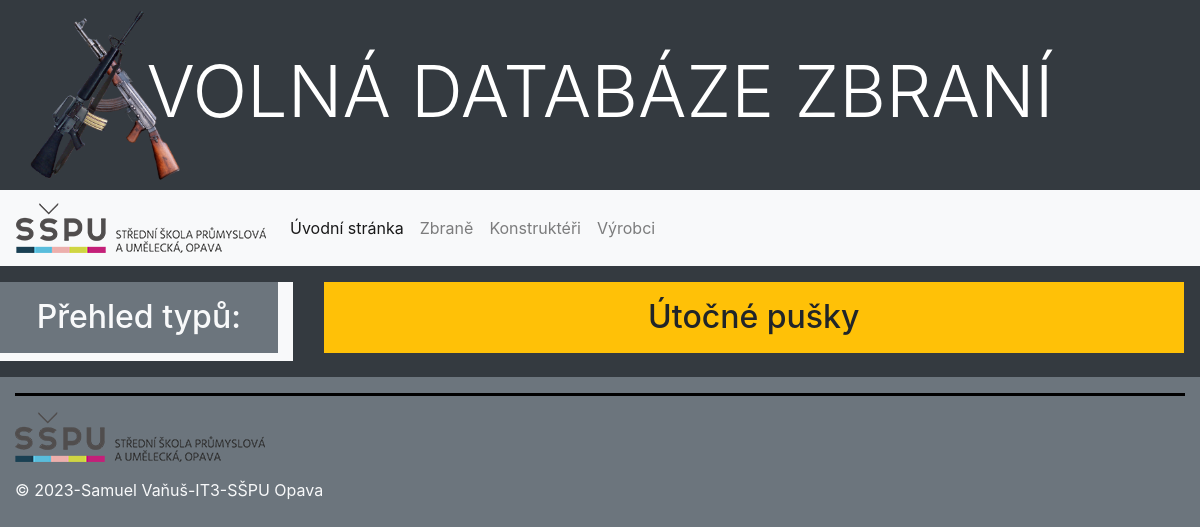
/guns/, run on an earlier commit of the app's database.
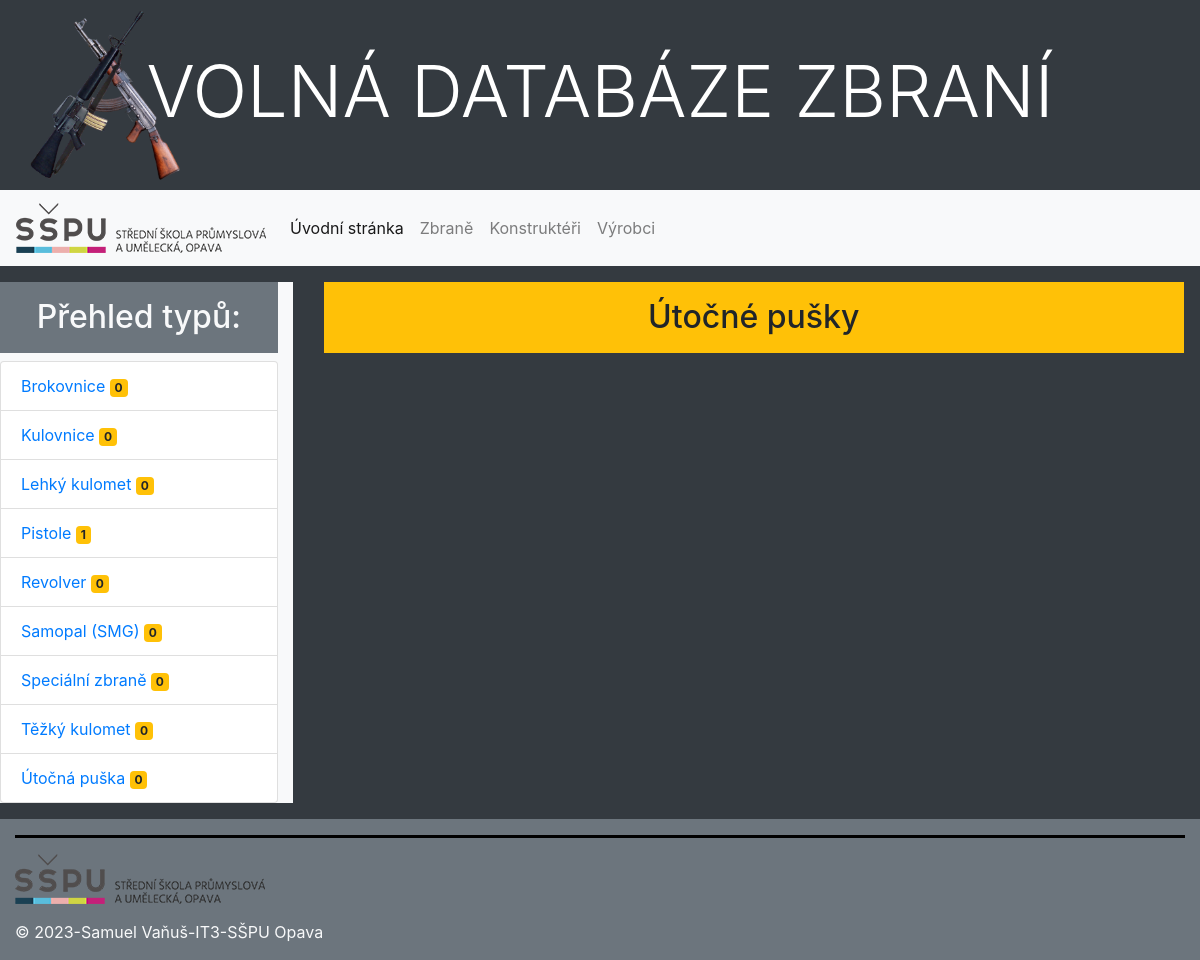
And on a later commit of the database.
### guns/models.py (models this page shows, shortened)
class Type(models.Model):
    name = models.CharField(max_length=50, unique=True, verbose_name="Označení typu",
                            help_text="Zadejte název typu")
    description = models.TextField(max_length=300, blank=True, null=True, verbose_name="Popis a charakteristika typu")
    class Meta:
        ordering = ["name"]

### guns/views.py (the view)
# urls.py: path('', views.index, name='index'),
def index(request):
    num_guns = Gun.objects.all().count()
    typ = 'Útočné pušky'
    context = {
        'nadpis': typ,
        'num_guns': num_guns,
        'guns': Gun.objects.order_by('name').filter(type__name=typ),
        'types': Type.objects.all()
    }
    return render(request, 'index.html', context=context)

### guns/templates/index.html (shortened to what this page needs)
{% extends "base.html" %}
{% block content %}
<div class="row">
    <div class="col-lg-3 bg-light mt-3 mb-3 mh-100">
        <h2 class="bg-secondary text-light text-center p-3">Přehled typů:</h2>
        <ul class="list-group">
            {% for type in types %}
            {% if type.name == nadpis %}
            <li class="list-group-item active bg-warning">{{ type.name }}
                <span class="badge badge-warning">{{ type.gun_set.count }}</span></li>
            {% else %}
            <li class="list-group-item"><a href="#">{{ type.name }}</a>
                <span class="badge badge-warning">{{ type.gun_set.count }}</span></li>
            {% endif %}
            {% endfor %}
        </ul>
    </div>
    <div class="container col-lg-9">
        <div class="m-3">
            <h2 class="text-center bg-warning p-3">{{ nadpis }}</h2>
        </div>
    </div>
</div>
{% endblock %}

What changed in the data, as far as the page shows it:
added Type: name "Brokovnice", gun_set.count "0"
added Type: name "Kulovnice", gun_set.count "0"
added Type: name "Lehký kulomet", gun_set.count "0"
added Type: name "Pistole", gun_set.count "1"
added Type: name "Revolver", gun_set.count "0"
added Type: name "Samopal (SMG)", gun_set.count "0"
added Type: name "Speciální zbraně", gun_set.count "0"
added Type: name "Těžký kulomet", gun_set.count "0"
added Type: name "Útočná puška", gun_set.count "0"
